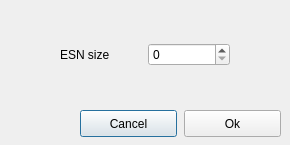
<?xml version="1.0" encoding="UTF-8"?>
<ui version="4.0">
 <class>ESNSettings</class>
 <widget class="QDialog" name="ESNSettings">
  <property name="geometry">
   <rect>
    <x>0</x>
    <y>0</y>
    <width>290</width>
    <height>145</height>
   </rect>
  </property>
  <property name="windowTitle">
   <string>Dialog</string>
  </property>
  <widget class="QPushButton" name="pushButton_cancel">
   <property name="geometry">
    <rect>
     <x>80</x>
     <y>110</y>
     <width>97</width>
     <height>27</height>
    </rect>
   </property>
   <property name="text">
    <string>Cancel</string>
   </property>
  </widget>
  <widget class="QPushButton" name="pushButton_ok">
   <property name="geometry">
    <rect>
     <x>184</x>
     <y>110</y>
     <width>97</width>
     <height>27</height>
    </rect>
   </property>
   <property name="text">
    <string>Ok</string>
   </property>
  </widget>
  <widget class="QWidget" name="">
   <property name="geometry">
    <rect>
     <x>60</x>
     <y>40</y>
     <width>170</width>
     <height>29</height>
    </rect>
   </property>
   <layout class="QHBoxLayout" name="horizontalLayout">
    <item>
     <widget class="QLabel" name="label_esnSIze">
      <property name="text">
       <string>ESN size</string>
      </property>
     </widget>
    </item>
    <item>
     <widget class="QSpinBox" name="spinBox_esnSize">
      <property name="maximum">
       <number>999999999</number>
      </property>
      <property name="singleStep">
       <number>10</number>
      </property>
     </widget>
    </item>
   </layout>
  </widget>
 </widget>
 <resources/>
 <connections/>
</ui>
